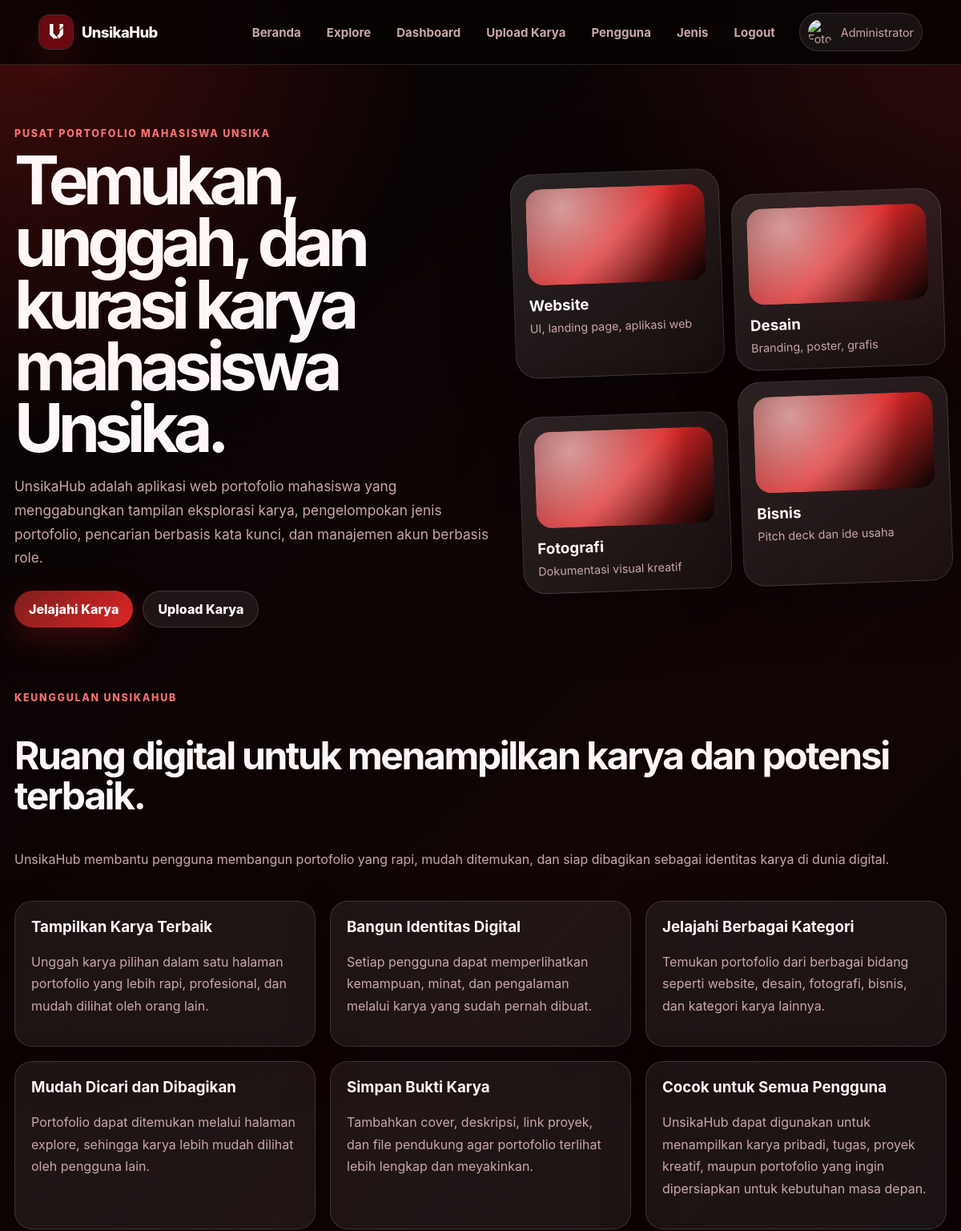
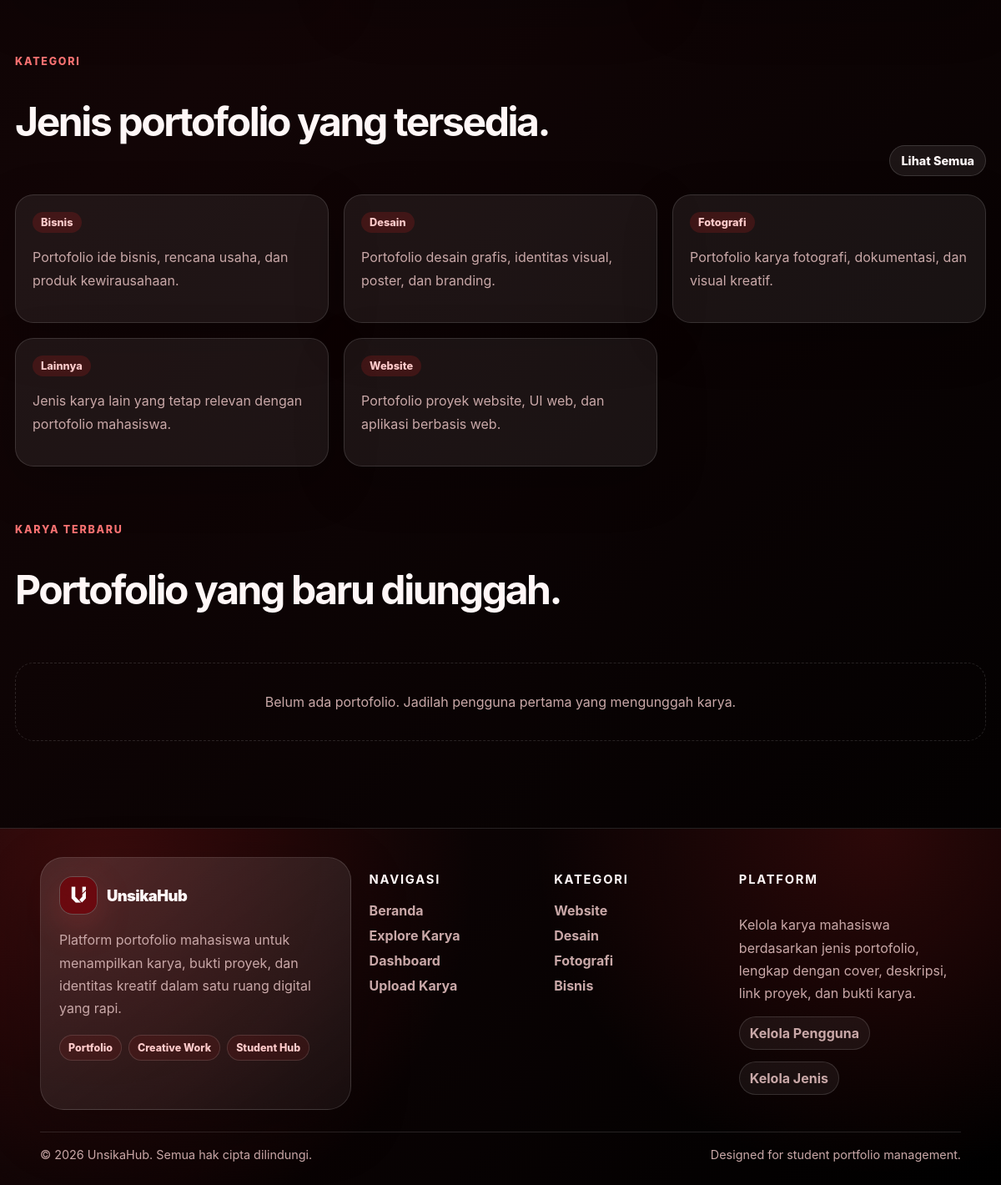
The page / (signed in) on the database its author committed (2 pictures, top to bottom).
### tables this page shows
CREATE TABLE portfolio_types (
    id INT AUTO_INCREMENT PRIMARY KEY,
    name VARCHAR(120) NOT NULL UNIQUE,
    description TEXT NULL,
    created_at TIMESTAMP DEFAULT CURRENT_TIMESTAMP
);

### includes/functions.php (called while the page is built, shortened)
<?php
function e(?string $value): string
{
    return htmlspecialchars($value ?? '', ENT_QUOTES, 'UTF-8');
}
function url(string $path = ''): string
{
    return rtrim(BASE_URL, '/') . '/' . ltrim($path, '/');
}
function is_logged_in(): bool
{
    return isset($_SESSION['user']);
}

### index.php (the view, shortened to what this page needs)
<?php
require_once __DIR__ . '/includes/auth.php';
$typeStmt = $pdo->query('SELECT * FROM portfolio_types ORDER BY name ASC');
$types = $typeStmt->fetchAll();
$portfolioStmt = $pdo->query('
    SELECT p.*, u.name AS user_name, u.photo AS user_photo, t.name AS type_name
    FROM portfolios p
    JOIN users u ON u.id = p.user_id
    JOIN portfolio_types t ON t.id = p.type_id
    ORDER BY p.created_at DESC
    LIMIT 6
');
$latestPortfolios = $portfolioStmt->fetchAll();
require_once __DIR__ . '/includes/header.php';
?>
<section class="hero container">
    <div class="hero-grid">
        <div>
            <div class="kicker">Pusat Portofolio Mahasiswa Unsika</div>
            <h1>Temukan, unggah, dan kurasi karya mahasiswa Unsika.</h1>
            <p class="lead">UnsikaHub adalah aplikasi web portofolio mahasiswa yang menggabungkan tampilan eksplorasi karya, pengelompokan jenis portofolio, pencarian berbasis kata kunci, dan manajemen akun berbasis role.</p>
            <div class="actions">
                <a class="btn" href="<?= url('portfolios.php') ?>">Jelajahi Karya</a>
                <?php if (!is_logged_in()): ?>
                    <a class="btn secondary" href="<?= url('register.php') ?>">Mulai Upload</a>
                <?php else: ?>
                    <a class="btn secondary" href="<?= url('portfolio_create.php') ?>">Upload Karya</a>
                <?php endif; ?>
            </div>
        </div>
        <div class="showcase" aria-label="Preview kategori portofolio">
            <div class="showcase-card"><div class="showcase-thumb"></div><h3>Website</h3><span>UI, landing page, aplikasi web</span></div>
            <div class="showcase-card"><div class="showcase-thumb"></div><h3>Desain</h3><span>Branding, poster, grafis</span></div>
            <div class="showcase-card"><div class="showcase-thumb"></div><h3>Fotografi</h3><span>Dokumentasi visual kreatif</span></div>
            <div class="showcase-card"><div class="showcase-thumb"></div><h3>Bisnis</h3><span>Pitch deck dan ide usaha</span></div>
        </div>
    </div>
</section>
<section class="section container">
    <div class="section-head">
        <div>
            <div class="kicker">Keunggulan UnsikaHub</div>
            <h2>Ruang digital untuk menampilkan karya dan potensi terbaik.</h2>
            <p>
                UnsikaHub membantu pengguna membangun portofolio yang rapi, mudah ditemukan,
                dan siap dibagikan sebagai identitas karya di dunia digital.
            </p>
        </div>
    </div>
    <div class="grid">
        <article class="card">
            <h3>Tampilkan Karya Terbaik</h3>
            <p>
                Unggah karya pilihan dalam satu halaman portofolio yang lebih rapi,
                profesional, dan mudah dilihat oleh orang lain.
            </p>
        </article>
        <article class="card">
            <h3>Bangun Identitas Digital</h3>
            <p>
                Setiap pengguna dapat memperlihatkan kemampuan, minat, dan pengalaman
                melalui karya yang sudah pernah dibuat.
            </p>
        </article>
        <article class="card">
            <h3>Jelajahi Berbagai Kategori</h3>
            <p>
                Temukan portofolio dari berbagai bidang seperti website, desain,
                fotografi, bisnis, dan kategori karya lainnya.
            </p>
        </article>
        <article class="card">
            <h3>Mudah Dicari dan Dibagikan</h3>
            <p>
                Portofolio dapat ditemukan melalui halaman explore, sehingga karya
                lebih mudah dilihat oleh pengguna lain.
            </p>
        </article>
        <article class="card">
            <h3>Simpan Bukti Karya</h3>
            <p>
                Tambahkan cover, deskripsi, link proyek, dan file pendukung agar
                portofolio terlihat lebih lengkap dan meyakinkan.
            </p>
        </article>
        <article class="card">
            <h3>Cocok untuk Semua Pengguna</h3>
            <p>
                UnsikaHub dapat digunakan untuk menampilkan karya pribadi, tugas,
                proyek kreatif, maupun portofolio yang ingin dipersiapkan untuk kebutuhan masa depan.
            </p>
        </article>
    </div>
</section>
<section class="section container">
    <div class="section-head">
        <div>
            <div class="kicker">Kategori</div>
            <h2>Jenis portofolio yang tersedia.</h2>
        </div>
        <a class="btn secondary small" href="<?= url('portfolios.php') ?>">Lihat Semua</a>
    </div>
    <div class="grid">
        <?php foreach ($types as $type): ?>
            <article class="card">
                <span class="badge"><?= e($type['name']) ?></span>
                <p><?= e($type['description']) ?></p>
            </article>
        <?php endforeach; ?>
    </div>
</section>
<section class="section container">
    <div class="section-head">
        <div>
            <div class="kicker">Karya terbaru</div>
            <h2>Portofolio yang baru diunggah.</h2>
        </div>
    </div>
    <?php if ($latestPortfolios): ?>
        <div class="portfolio-grid">
            <?php foreach ($latestPortfolios as $item): ?>
                <article class="card portfolio-card">
                    <?php if ($item['cover_image']): ?>
                        <img class="portfolio-cover" src="<?= url($item['cover_image']) ?>" alt="Cover <?= e($item['title']) ?>">
                    <?php else: ?>
                        <div class="portfolio-cover"></div>
                    <?php endif; ?>
                    <div class="portfolio-body">
                        <span class="badge"><?= e($item['type_name']) ?></span>
                        <h3><a href="<?= url('portfolio_view.php?id=' . $item['id']) ?>"><?= e($item['title']) ?></a></h3>
                        <p><?= e(mb_strimwidth($item['description'], 0, 115, '...')) ?></p>
                        <div class="owner">
                            <img src="<?= url($item['user_photo']) ?>" alt="Foto <?= e($item['user_name']) ?>">
                            <span><?= e($item['user_name']) ?></span>
                        </div>
                    </div>
                </article>
            <?php endforeach; ?>
        </div>
    <?php else: ?>
        <div class="empty">Belum ada portofolio. Jadilah pengguna pertama yang mengunggah karya.</div>
    <?php endif; ?>
</section>
<?php require_once __DIR__ . '/includes/footer.php'; ?>

### assets/css/style.css (style rules this page uses)
:root { --bg: #050202; --bg-soft: #120506; --card: rgba(255, 255, 255, .065); --card-strong: rgba(255, 255, 255, .105); --text: #fff7f7; --muted: #c9a8a8; --line: rgba(255, 255, 255, .13); --primary: #991b1b; --secondary: #ef4444; --success: #22c55e; --danger: #dc2626; --warning: #f59e0b; --radius: 22px; }
* { box-sizing: border-box; }
html { scroll-behavior: smooth; }
body { margin: 0; min-height: 100vh; font-family: Inter, ui-sans-serif, system-ui, -apple-system, BlinkMacSystemFont, "Segoe UI", sans-serif; background: radial-gradient(circle at top left, rgba(153, 27, 27, .42), transparent 34rem), radial-gradient(circle at top right, rgba(127, 29, 29, .28), transparent 30rem), linear-gradient(135deg, #050202 0%, #120506 45%, #000000 100%); color: var(--text); }
a { color: inherit; text-decoration: none; }
.container { width: min(1180px, calc(100% - 36px)); margin: 0 auto; }
.hero { padding: 78px 0 46px; }
.hero-grid { display: grid; grid-template-columns: 1.05fr .95fr; gap: 34px; align-items: center; }
.kicker { color: #f87171; font-weight: 800; text-transform: uppercase; letter-spacing: .14em; font-size: .78rem; }
h1 { font-size: clamp(2.5rem, 7vw, 5.9rem); line-height: .92; letter-spacing: -.08em; margin: 12px 0 20px; }
h2 { font-size: clamp(1.8rem, 4vw, 3rem); line-height: 1.05; letter-spacing: -.05em; }
p { color: var(--muted); line-height: 1.72; }
.lead { font-size: 1.08rem; max-width: 680px; }
.actions { display: flex; gap: 12px; flex-wrap: wrap; margin-top: 26px; }
.btn, button.btn { border: 0; cursor: pointer; display: inline-flex; align-items: center; justify-content: center; gap: 8px; padding: 12px 18px; border-radius: 999px; font-weight: 800; color: #fff7f7; background: linear-gradient(135deg, #7f1d1d, #dc2626); box-shadow: 0 14px 38px rgba(220, 38, 38, .24); }
.btn.secondary { color: var(--text); background: rgba(255, 255, 255, .075); border: 1px solid rgba(255, 255, 255, .14); box-shadow: none; }
.btn.small, .btn-small { padding: 9px 13px !important; font-size: .9rem !important; }
.showcase { display: grid; grid-template-columns: repeat(2, 1fr); gap: 14px; transform: rotate(-2deg); }
.showcase-card { min-height: 190px; padding: 18px; border-radius: 28px; background: linear-gradient(145deg, rgba(255, 255, 255, .13), rgba(255, 255, 255, .045)); border: 1px solid var(--line); box-shadow: 0 20px 80px rgba(0, 0, 0, .34); overflow: hidden; }
.showcase-card:nth-child(2), .showcase-card:nth-child(3) { margin-top: 34px; }
.showcase-thumb { height: 120px; border-radius: 20px; background: radial-gradient(circle at 20% 20%, rgba(255, 255, 255, .55), transparent 9rem), linear-gradient(135deg, #7f1d1d, #dc2626, #050202); margin-bottom: 14px; }
.showcase-card h3 { margin: 0 0 6px; }
.showcase-card span { color: var(--muted); font-size: .9rem; }
.section { padding: 34px 0; }
.section-head { display: flex; justify-content: space-between; align-items: flex-end; gap: 18px; margin-bottom: 22px; }
.grid { display: grid; grid-template-columns: repeat(3, minmax(0, 1fr)); gap: 18px; }
.card { background: var(--card); border: 1px solid var(--line); border-radius: var(--radius); padding: 20px; box-shadow: 0 20px 60px rgba(0, 0, 0, .22); }
.card h3 { margin-top: 0; }
.badge { display: inline-flex; padding: 5px 10px; border-radius: 999px; background: rgba(220, 38, 38, .18); color: #fecaca; font-weight: 800; font-size: .8rem; }
.empty { padding: 36px; text-align: center; color: var(--muted); border: 1px dashed var(--line); border-radius: var(--radius); }

### rows shown on the page
portfolio_types: name "Bisnis", description "Portofolio ide bisnis, rencana usaha, dan produk kewirausahaan."
portfolio_types: name "Desain", description "Portofolio desain grafis, identitas visual, poster, dan branding."
portfolio_types: name "Fotografi", description "Portofolio karya fotografi, dokumentasi, dan visual kreatif."
portfolio_types: name "Lainnya", description "Jenis karya lain yang tetap relevan dengan portofolio mahasiswa."
portfolio_types: name "Website", description "Portofolio proyek website, UI web, dan aplikasi berbasis web."

### other values the page prints
$user['name'] "Administrator"
